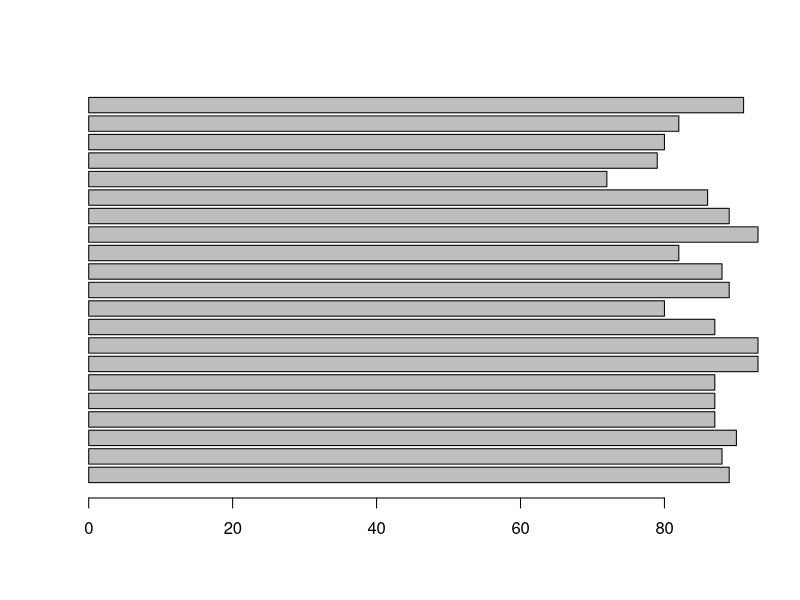
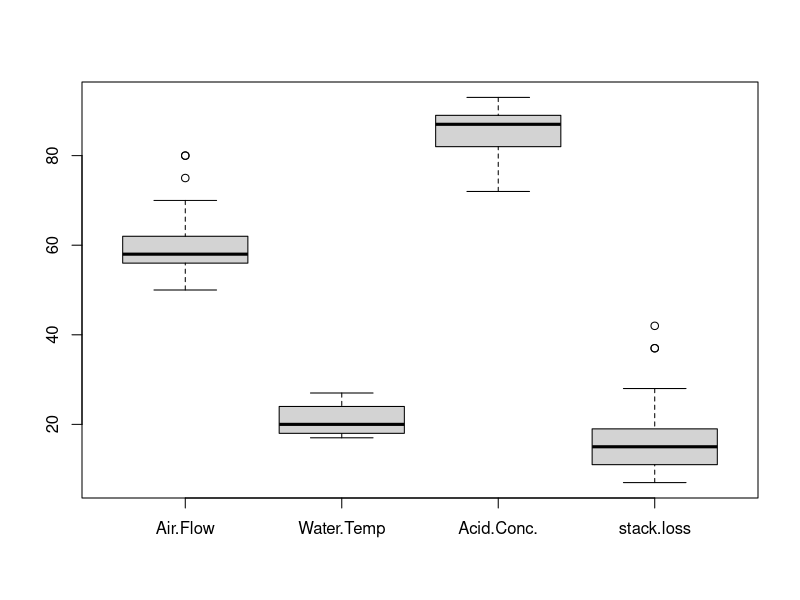

Recreate these plots in R, in order.
#Codigo Ejercicios propuestos S2.1
misdades<- stackloss
stackloss
21*4
#Tabla de frecuencias
ni<- table(misdades$Air.Flow) #cuantas veces sale cada cosa
fi<- ni/sum(ni) #Frecuencias relativas
Fi<- cumsum(fi) #suma acumulativa-> Frecuencia acumulada
Ni<- cumsum(ni) #n acumulada
cbind(ni, fi, Ni, Fi)

stem(misdades$Air.Flow)
barplot(misdades$Acid.Conc., horiz = TRUE)
mean(misdades$Air.Flow)
median(misdades$Air.Flow)

freq<-table(misdades$Air.Flow)
max_freq<- max(freq)
modas<- as.numeric(names(freq)[freq==max_freq])
modas
boxplot(misdades)
mean(misdades$Air.Flow)
median(misdades$Water.Temp)
quantile(misdades$Acid.Conc.)
q1<-quantile(misdades$stack.loss, 0.18)
q2<- quantile(misdades$stack.loss, 0.82)
q2-q1

IQR(misdades$Water.Temp)
sd(misdades$Acid.Conc.)
var(misdades$Air.Flow)
